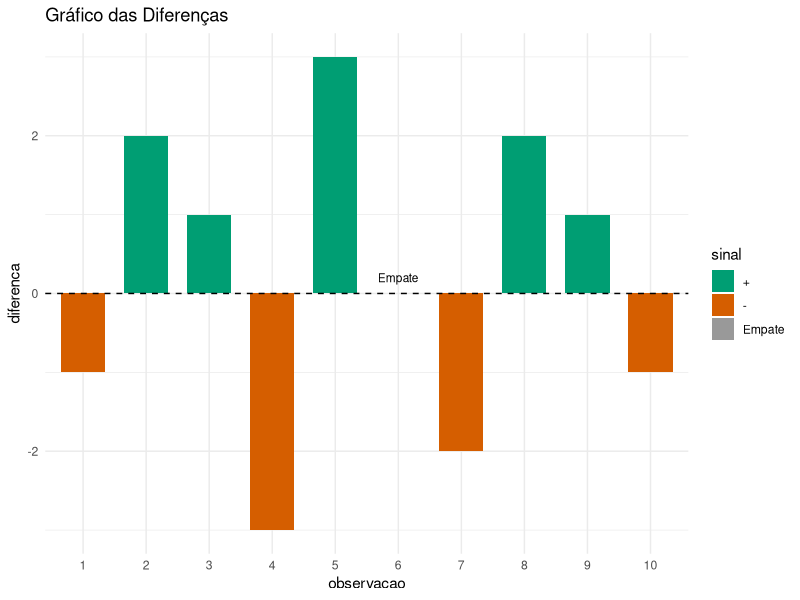

The R script that drew this image:
# teste não-paramétrico do sinal para a mediana ----

# biblioteca ggplot2 ----
library(ggplot2)

# paleta okabe-ito ----
pal <- c("+" = "#009E73", "-" = "#D55E00", "Empate" = "#999999")

# dados da amostra ----
x <- c(12, 15, 14, 10, 16, 13, 11, 15, 14, 12)

# mediana hipotética ----
m0 <- 13

# diferença entre observação e mediana hipotética ----
d <- x - m0

# classificação dos sinais ----
sign <- ifelse(d > 0, "+",
               ifelse(d < 0, "-", "Empate"))

# estatística do teste s (número de sinais positivos) ----
S <- sum(sign == "+")

# tamanho efetivo da amostra (empates removidos) ----
n <- sum(sign != "Empate")

# teste exato usando distribuição binomial ----
teste_exato <- binom.test(S, n, 0.5)
teste_exato

p_exato <- teste_exato$p.value

# aproximação normal ----
z <- (S - n / 2) / sqrt(n / 4)
z

# p-valor bicaudal da aproximação normal ----
p_normal <- 2 * pnorm(-abs(z))

# resultados ----
cat("S =", S, "\n")
cat("n =", n, "\n")
cat("p-valor exato =", p_exato, "\n")
cat("p-valor aproximacao normal =", p_normal, "\n")

# data frame para gráfico ----
df <- data.frame(
  observacao = factor(1:length(x)),
  diferenca = d,
  sinal = factor(sign, levels = c("+", "-", "Empate")))

# gráfico dos sinais ----
ggplot(df, aes(observacao, diferenca, fill = sinal)) +
  geom_col(width = 0.7) +
  geom_hline(yintercept = 0, linetype = "dashed") +
  geom_text(
    data = subset(df, sinal == "Empate"),
    aes(observacao, 0.2, label = "Empate"),
    inherit.aes = FALSE,
    size = 3) +
  scale_fill_manual(values = pal) +
  labs(title = "Gráfico das Diferenças")+
  theme_minimal()
